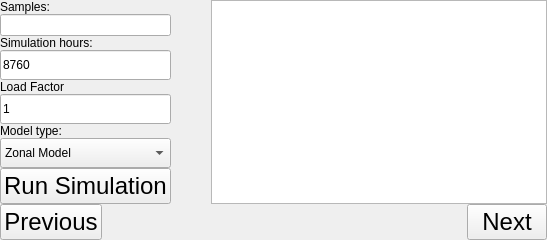
          <widget class="QWidget" name="sim_tab">
           <property name="styleSheet">
            <string notr="true"/>
           </property>
           <attribute name="title">
            <string>Simulation</string>
           </attribute>
           <layout class="QVBoxLayout" name="verticalLayout_10">
            <property name="spacing">
             <number>0</number>
            </property>
            <property name="leftMargin">
             <number>0</number>
            </property>
            <property name="topMargin">
             <number>0</number>
            </property>
            <property name="rightMargin">
             <number>0</number>
            </property>
            <property name="bottomMargin">
             <number>0</number>
            </property>
            <item>
             <widget class="QWidget" name="widget_7" native="true">
              <layout class="QVBoxLayout" name="verticalLayout_27" stretch="1,0">
               <property name="spacing">
                <number>0</number>
               </property>
               <property name="leftMargin">
                <number>0</number>
               </property>
               <property name="topMargin">
                <number>0</number>
               </property>
               <property name="rightMargin">
                <number>0</number>
               </property>
               <property name="bottomMargin">
                <number>0</number>
               </property>
               <item>
                <widget class="QFrame" name="frame_44">
                 <property name="styleSheet">
                  <string notr="true"/>
                 </property>
                 <property name="frameShape">
                  <enum>QFrame::Shape::NoFrame</enum>
                 </property>
                 <property name="frameShadow">
                  <enum>QFrame::Shadow::Raised</enum>
                 </property>
                 <layout class="QHBoxLayout" name="horizontalLayout_36" stretch="1,0,3">
                  <property name="spacing">
                   <number>0</number>
                  </property>
                  <property name="leftMargin">
                   <number>0</number>
                  </property>
                  <property name="topMargin">
                   <number>0</number>
                  </property>
                  <property name="rightMargin">
                   <number>0</number>
                  </property>
                  <property name="bottomMargin">
                   <number>0</number>
                  </property>
                  <item>
                   <widget class="QFrame" name="frame_43">
                    <property name="styleSheet">
                     <string notr="true"/>
                    </property>
                    <property name="frameShape">
                     <enum>QFrame::Shape::NoFrame</enum>
                    </property>
                    <property name="frameShadow">
                     <enum>QFrame::Shadow::Raised</enum>
                    </property>
                    <layout class="QVBoxLayout" name="verticalLayout_26">
                     <property name="spacing">
                      <number>0</number>
                     </property>
                     <property name="leftMargin">
                      <number>0</number>
                     </property>
                     <property name="topMargin">
                      <number>0</number>
                     </property>
                     <property name="rightMargin">
                      <number>0</number>
                     </property>
                     <property name="bottomMargin">
                      <number>0</number>
                     </property>
                     <item>
                      <widget class="QFrame" name="frame_37">
                       <property name="minimumSize">
                        <size>
                         <width>0</width>
                         <height>30</height>
                        </size>
                       </property>
                       <property name="styleSheet">
                        <string notr="true"/>
                       </property>
                       <property name="frameShape">
                        <enum>QFrame::Shape::NoFrame</enum>
                       </property>
                       <property name="frameShadow">
                        <enum>QFrame::Shadow::Raised</enum>
                       </property>
                       <layout class="QVBoxLayout" name="verticalLayout_13">
                        <property name="spacing">
                         <number>0</number>
                        </property>
                        <property name="leftMargin">
                         <number>0</number>
                        </property>
                        <property name="topMargin">
                         <number>0</number>
                        </property>
                        <property name="rightMargin">
                         <number>0</number>
                        </property>
                        <property name="bottomMargin">
                         <number>0</number>
                        </property>
                        <item>
                         <widget class="QLabel" name="label_12">
                          <property name="text">
                           <string>Samples:</string>
                          </property>
                         </widget>
                        </item>
                        <item>
                         <widget class="QLineEdit" name="lineEdit_4"/>
                        </item>
                       </layout>
                      </widget>
                     </item>
                     <item>
                      <widget class="QFrame" name="frame_38">
                       <property name="styleSheet">
                        <string notr="true"/>
                       </property>
                       <property name="frameShape">
                        <enum>QFrame::Shape::NoFrame</enum>
                       </property>
                       <property name="frameShadow">
                        <enum>QFrame::Shadow::Raised</enum>
                       </property>
                       <layout class="QVBoxLayout" name="verticalLayout_28">
                        <property name="spacing">
                         <number>0</number>
                        </property>
                        <property name="leftMargin">
                         <number>0</number>
                        </property>
                        <property name="topMargin">
                         <number>0</number>
                        </property>
                        <property name="rightMargin">
                         <number>0</number>
                        </property>
                        <property name="bottomMargin">
                         <number>0</number>
                        </property>
                        <item>
                         <widget class="QLabel" name="label_17">
                          <property name="text">
                           <string>Simulation hours:</string>
                          </property>
                         </widget>
                        </item>
                        <item>
                         <widget class="QLineEdit" name="lineEdit_5">
                          <property name="minimumSize">
                           <size>
                            <width>0</width>
                            <height>30</height>
                           </size>
                          </property>
                          <property name="text">
                           <string>8760</string>
                          </property>
                         </widget>
                        </item>
                       </layout>
                      </widget>
                     </item>
                     <item>
                      <widget class="QFrame" name="frame_39">
                       <property name="frameShape">
                        <enum>QFrame::Shape::NoFrame</enum>
                       </property>
                       <property name="frameShadow">
                        <enum>QFrame::Shadow::Raised</enum>
                       </property>
                       <layout class="QVBoxLayout" name="verticalLayout_29">
                        <property name="spacing">
                         <number>0</number>
                        </property>
                        <property name="leftMargin">
                         <number>0</number>
                        </property>
                        <property name="topMargin">
                         <number>0</number>
                        </property>
                        <property name="rightMargin">
                         <number>0</number>
                        </property>
                        <property name="bottomMargin">
                         <number>0</number>
                        </property>
                        <item>
                         <widget class="QLabel" name="label_19">
                          <property name="text">
                           <string>Load Factor</string>
                          </property>
                         </widget>
                        </item>
                        <item>
                         <widget class="QLineEdit" name="lineEdit_6">
                          <property name="minimumSize">
                           <size>
                            <width>0</width>
                            <height>30</height>
                           </size>
                          </property>
                          <property name="text">
                           <string>1</string>
                          </property>
                         </widget>
                        </item>
                       </layout>
                      </widget>
                     </item>
                     <item>
                      <widget class="QFrame" name="frame_40">
                       <property name="frameShape">
                        <enum>QFrame::Shape::NoFrame</enum>
                       </property>
                       <property name="frameShadow">
                        <enum>QFrame::Shadow::Raised</enum>
                       </property>
                       <layout class="QVBoxLayout" name="verticalLayout_30" stretch="0,0">
                        <property name="spacing">
                         <number>0</number>
                        </property>
                        <property name="leftMargin">
                         <number>0</number>
                        </property>
                        <property name="topMargin">
                         <number>0</number>
                        </property>
                        <property name="rightMargin">
                         <number>0</number>
                        </property>
                        <property name="bottomMargin">
                         <number>0</number>
                        </property>
                        <item>
                         <widget class="QLabel" name="label_18">
                          <property name="text">
                           <string>Model type:</string>
                          </property>
                         </widget>
                        </item>
                        <item>
                         <widget class="QComboBox" name="comboBox">
                          <property name="minimumSize">
                           <size>
                            <width>0</width>
                            <height>30</height>
                           </size>
                          </property>
                          <property name="styleSheet">
                           <string notr="true"/>
                          </property>
                          <property name="editable">
                           <bool>false</bool>
                          </property>
                          <property name="maxVisibleItems">
                           <number>10</number>
                          </property>
                          <item>
                           <property name="text">
                            <string>Zonal Model</string>
                           </property>
                          </item>
                          <item>
                           <property name="text">
                            <string>Copper Sheet Model</string>
                           </property>
                          </item>
                         </widget>
                        </item>
                       </layout>
                      </widget>
                     </item>
                     <item alignment="Qt::AlignmentFlag::AlignTop">
                      <widget class="QFrame" name="frame_41">
                       <property name="frameShape">
                        <enum>QFrame::Shape::NoFrame</enum>
                       </property>
                       <property name="frameShadow">
                        <enum>QFrame::Shadow::Raised</enum>
                       </property>
                       <layout class="QHBoxLayout" name="horizontalLayout_35">
                        <property name="spacing">
                         <number>0</number>
                        </property>
                        <property name="leftMargin">
                         <number>0</number>
                        </property>
                        <property name="topMargin">
                         <number>0</number>
                        </property>
                        <property name="rightMargin">
                         <number>0</number>
                        </property>
                        <property name="bottomMargin">
                         <number>0</number>
                        </property>
                        <item>
                         <spacer name="horizontalSpacer_19">
                          <property name="orientation">
                           <enum>Qt::Orientation::Horizontal</enum>
                          </property>
                          <property name="sizeHint" stdset="0">
                           <size>
                            <width>40</width>
                            <height>20</height>
                           </size>
                          </property>
                         </spacer>
                        </item>
                        <item>
                         <widget class="QPushButton" name="pushButton_5">
                          <property name="font">
                           <font>
                            <family>Arial</family>
                            <pointsize>18</pointsize>
                            <italic>false</italic>
                            <bold>false</bold>
                           </font>
                          </property>
                          <property name="styleSheet">
                           <string notr="true">font: 18pt &quot;Arial&quot;;</string>
                          </property>
                          <property name="text">
                           <string>Run Simulation</string>
                          </property>
                         </widget>
                        </item>
                        <item>
                         <spacer name="horizontalSpacer_12">
                          <property name="orientation">
                           <enum>Qt::Orientation::Horizontal</enum>
                          </property>
                          <property name="sizeHint" stdset="0">
                           <size>
                            <width>40</width>
                            <height>20</height>
                           </size>
                          </property>
                         </spacer>
                        </item>
                       </layout>
                      </widget>
                     </item>
                    </layout>
                   </widget>
                  </item>
                  <item>
                   <spacer name="horizontalSpacer_24">
                    <property name="orientation">
                     <enum>Qt::Orientation::Horizontal</enum>
                    </property>
                    <property name="sizeHint" stdset="0">
                     <size>
                      <width>40</width>
                      <height>20</height>
                     </size>
                    </property>
                   </spacer>
                  </item>
                  <item>
                   <widget class="QTextBrowser" name="textBrowser_2">
                    <property name="styleSheet">
                     <string notr="true"/>
                    </property>
                   </widget>
                  </item>
                 </layout>
                </widget>
               </item>
               <item>
                <widget class="QFrame" name="frame_42">
                 <property name="frameShape">
                  <enum>QFrame::Shape::NoFrame</enum>
                 </property>
                 <property name="frameShadow">
                  <enum>QFrame::Shadow::Raised</enum>
                 </property>
                 <layout class="QHBoxLayout" name="horizontalLayout_37">
                  <property name="spacing">
                   <number>0</number>
                  </property>
                  <property name="leftMargin">
                   <number>0</number>
                  </property>
                  <property name="topMargin">
                   <number>0</number>
                  </property>
                  <property name="rightMargin">
                   <number>0</number>
                  </property>
                  <property name="bottomMargin">
                   <number>0</number>
                  </property>
                  <item>
                   <widget class="QPushButton" name="pushButton_sim_previous">
                    <property name="font">
                     <font>
                      <family>Arial</family>
                      <pointsize>18</pointsize>
                      <italic>false</italic>
                      <bold>false</bold>
                     </font>
                    </property>
                    <property name="styleSheet">
                     <string notr="true">font: 18pt &quot;Arial&quot;;</string>
                    </property>
                    <property name="text">
                     <string>Previous</string>
                    </property>
                   </widget>
                  </item>
                  <item>
                   <spacer name="horizontalSpacer_10">
                    <property name="orientation">
                     <enum>Qt::Orientation::Horizontal</enum>
                    </property>
                    <property name="sizeHint" stdset="0">
                     <size>
                      <width>40</width>
                      <height>20</height>
                     </size>
                    </property>
                   </spacer>
                  </item>
                  <item>
                   <widget class="QPushButton" name="pushButton_6">
                    <property name="font">
                     <font>
                      <family>Arial</family>
                      <pointsize>18</pointsize>
                      <italic>false</italic>
                      <bold>false</bold>
                     </font>
                    </property>
                    <property name="styleSheet">
                     <string notr="true">font: 18pt &quot;Arial&quot;;</string>
                    </property>
                    <property name="text">
                     <string>Next</string>
                    </property>
                   </widget>
                  </item>
                 </layout>
                </widget>
               </item>
              </layout>
             </widget>
            </item>
           </layout>
          </widget>
